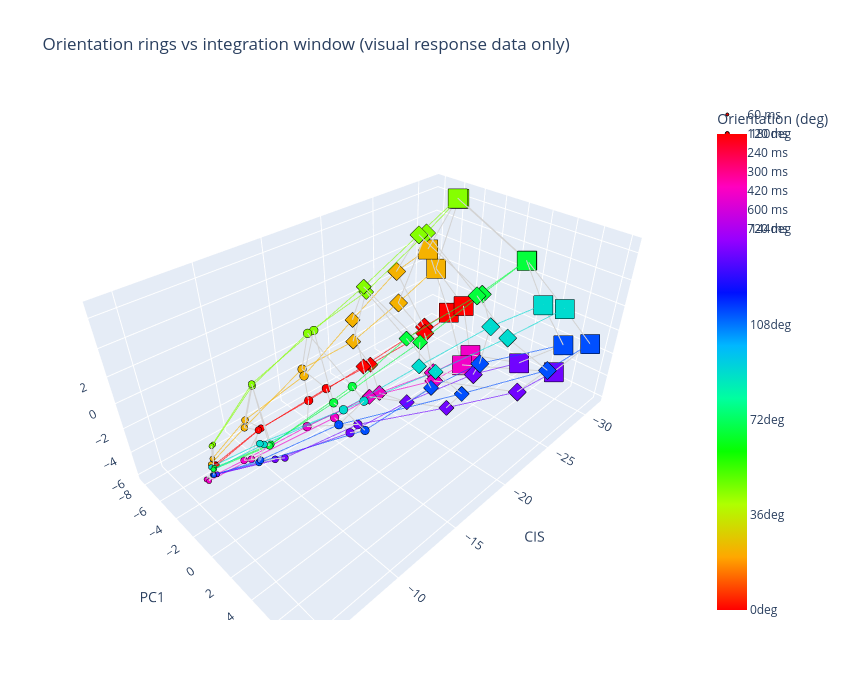

Notebook source saved alongside this figure:
### Code cell
# 3D plotly: rings of orientation responses at increasing integration windows,
# with longitudinal lines connecting matching orientations across rings so the
# stack looks like a cone.
# Uses the same (CIS, PC1, PC2) projection `proj` built in cell 6.
import plotly.graph_objects as go

RING_MARKER_SZ  = {60: 3, 120: 4, 240: 5, 300: 5, 420: 6, 600: 8, 720: 10}
RING_SYMBOLS    = {60: 'circle', 120: 'circle', 240: 'circle', 300: 'diamond', 420: 'diamond', 600: 'square', 720: 'square'}
doubled         = (np.array(visual_orientation_degs) * 2) % 360

ring_pts = {}  # vis_time -> (n_orient, 3) projected points

fig = go.Figure()
for vis_time in vis_times:
    targets_vt   = sum_responses[:, :, :vis_time // 10].sum(axis=2)   # (n_orient, n_neurons)
    targets_proj = targets_vt @ proj                                  # (n_orient, 3)
    ring_pts[vis_time] = targets_proj

    # Close the ring by repeating the first point.
    xs = np.concatenate([targets_proj[:, 0], targets_proj[:1, 0]])
    ys = np.concatenate([targets_proj[:, 1], targets_proj[:1, 1]])
    zs = np.concatenate([targets_proj[:, 2], targets_proj[:1, 2]])

    fig.add_trace(go.Scatter3d(
        x=xs, y=ys, z=zs,
        mode='lines',
        line=dict(color='lightgray', width=2),
        showlegend=False, hoverinfo='skip',
    ))
    fig.add_trace(go.Scatter3d(
        x=targets_proj[:, 0], y=targets_proj[:, 1], z=targets_proj[:, 2],
        mode='markers',
        marker=dict(
            size=RING_MARKER_SZ[vis_time],
            symbol=RING_SYMBOLS[vis_time],
            color=doubled, colorscale='HSV', cmin=0, cmax=360,
            line=dict(color='black', width=1),
            colorbar=(dict(
                title='Orientation (deg)',
                tickvals=np.arange(0, 361, 72),
                ticktext=[f'{int(v/2)}deg' for v in np.arange(0, 361, 72)],
            ) if vis_time == vis_times[0] else None),
        ),
        name=f'{vis_time} ms',
        text=[f'{int(o)}deg, {vis_time} ms' for o in visual_orientation_degs],
        hovertemplate='%{text}<extra></extra>',
    ))

# Longitudinal "cone" lines: for each orientation, connect its point across
# all vis_times in order. One Scatter3d trace per orientation, colored by
# the doubled-orientation HSV value so spokes match the ring colors.
sorted_vts = sorted(vis_times)
import plotly.colors as pc
hsv_scale = pc.get_colorscale('HSV')
for o_idx in range(len(visual_orientation_degs)):
    xs = [ring_pts[vt][o_idx, 0] for vt in sorted_vts]
    ys = [ring_pts[vt][o_idx, 1] for vt in sorted_vts]
    zs = [ring_pts[vt][o_idx, 2] for vt in sorted_vts]
    spoke_color = pc.sample_colorscale(hsv_scale, doubled[o_idx] / 360.0)[0]
    fig.add_trace(go.Scatter3d(
        x=xs, y=ys, z=zs,
        mode='lines',
        line=dict(color=spoke_color, width=2),
        opacity=0.6,
        showlegend=False, hoverinfo='skip',
    ))

fig.update_layout(
    title='Orientation rings vs integration window (visual response data only)',
    scene=dict(xaxis_title='CIS', yaxis_title='PC1', zaxis_title='PC2',
               aspectmode='data'),
    width=850, height=700,
)
fig.show()

### Figure 1 — Plotly figure (JSON) as saved in the notebook; plotly's stock layout.template omitted (floating-point values rounded to 4 significant figures)
{"data": [{"hoverinfo": "skip", "line": {"color": "lightgray", "width": 2}, "mode": "lines", "showlegend": false, "type": "scatter3d", "x": [-4.852, -4.941, -5.142, -4.559, -4.467, -4.386, -4.488, -4.251, -4.858, -4.766, -5.306, -4.461, -4.526, -4.399, -4.658, -4.223, -4.852], "y": [0.01195, -0.5501, -0.7638, 0.2776, 0.1316, 0.3108, 0.2343, -0.02344, -0.1229, -0.5092, -0.882, 0.3652, 0.2974, 0.4018, 0.2634, -0.2282, 0.01195], "z": [-0.05382, -0.03082, 0.6274, 0.1323, 0.1544, -0.2401, -0.3809, -0.8466, -0.0755, -0.2966, 0.5541, 0.1507, 0.07384, -0.2012, -0.4197, -0.8545, -0.05382]}, {"hovertemplate": "%{text}<extra></extra>", "marker": {"cmax": 360, "cmin": 0, "color": [0.0, 45.0, 90.0, 135.0, 180.0, 225.0, 270.0, 315.0, 0.0, 45.0, 90.0, 135.0, 180.0, 225.0, 270.0, 315.0], "colorbar": {"ticktext": ["0deg", "36deg", "72deg", "108deg", "144deg", "180deg"], "tickvals": [0, 72, 144, 216, 288, 360], "title": {"text": "Orientation (deg)"}}, "colorscale": [[0, "#ff0000"], [0.1111, "#ffa700"], [0.2222, "#afff00"], [0.3333, "#08ff00"], [0.4444, "#00ff9f"], [0.5556, "#00b7ff"], [0.6667, "#0010ff"], [0.7778, "#9700ff"], [0.8889, "#ff00bf"], [1, "#ff0000"]], "line": {"color": "black", "width": 1}, "size": 3, "symbol": "circle"}, "mode": "markers", "name": "60 ms", "text": ["0deg, 60 ms", "22deg, 60 ms", "45deg, 60 ms", "67deg, 60 ms", "90deg, 60 ms", "112deg, 60 ms", "135deg, 60 ms", "157deg, 60 ms", "180deg, 60 ms", "202deg, 60 ms", "225deg, 60 ms", "247deg, 60 ms", "270deg, 60 ms", "292deg, 60 ms", "315deg, 60 ms", "337deg, 60 ms"], "type": "scatter3d", "x": [-4.852, -4.941, -5.142, -4.559, -4.467, -4.386, -4.488, -4.251, -4.858, -4.766, -5.306, -4.461, -4.526, -4.399, -4.658, -4.223], "y": [0.01195, -0.5501, -0.7638, 0.2776, 0.1316, 0.3108, 0.2343, -0.02344, -0.1229, -0.5092, -0.882, 0.3652, 0.2974, 0.4018, 0.2634, -0.2282], "z": [-0.05382, -0.03082, 0.6274, 0.1323, 0.1544, -0.2401, -0.3809, -0.8466, -0.0755, -0.2966, 0.5541, 0.1507, 0.07384, -0.2012, -0.4197, -0.8545]}, {"hoverinfo": "skip", "line": {"color": "lightgray", "width": 2}, "mode": "lines", "showlegend": false, "type": "scatter3d", "x": [-8.359, -8.328, -8.742, -7.509, -6.985, -6.654, -7.995, -7.372, -8.155, -8.125, -8.813, -7.425, -7.157, -6.764, -8.51, -6.935, -8.359], "y": [-0.8919, -2.534, -1.83, 1.349, 1.116, 1.297, 0.7621, -0.7968, -0.8578, -2.388, -1.93, 1.343, 1.243, 1.315, 0.9814, -0.8655, -0.8919], "z": [-0.1832, -0.5486, 2.311, 0.5909, 0.8324, -0.207, -1.27, -1.909, -0.182, -0.9353, 2.079, 0.5317, 0.7422, -0.1062, -1.367, -1.746, -0.1832]}, {"hovertemplate": "%{text}<extra></extra>", "marker": {"cmax": 360, "cmin": 0, "color": [0.0, 45.0, 90.0, 135.0, 180.0, 225.0, 270.0, 315.0, 0.0, 45.0, 90.0, 135.0, 180.0, 225.0, 270.0, 315.0], "colorscale": [[0, "#ff0000"], [0.1111, "#ffa700"], [0.2222, "#afff00"], [0.3333, "#08ff00"], [0.4444, "#00ff9f"], [0.5556, "#00b7ff"], [0.6667, "#0010ff"], [0.7778, "#9700ff"], [0.8889, "#ff00bf"], [1, "#ff0000"]], "line": {"color": "black", "width": 1}, "size": 4, "symbol": "circle"}, "mode": "markers", "name": "120 ms", "text": ["0deg, 120 ms", "22deg, 120 ms", "45deg, 120 ms", "67deg, 120 ms", "90deg, 120 ms", "112deg, 120 ms", "135deg, 120 ms", "157deg, 120 ms", "180deg, 120 ms", "202deg, 120 ms", "225deg, 120 ms", "247deg, 120 ms", "270deg, 120 ms", "292deg, 120 ms", "315deg, 120 ms", "337deg, 120 ms"], "type": "scatter3d", "x": [-8.359, -8.328, -8.742, -7.509, -6.985, -6.654, -7.995, -7.372, -8.155, -8.125, -8.813, -7.425, -7.157, -6.764, -8.51, -6.935], "y": [-0.8919, -2.534, -1.83, 1.349, 1.116, 1.297, 0.7621, -0.7968, -0.8578, -2.388, -1.93, 1.343, 1.243, 1.315, 0.9814, -0.8655], "z": [-0.1832, -0.5486, 2.311, 0.5909, 0.8324, -0.207, -1.27, -1.909, -0.182, -0.9353, 2.079, 0.5317, 0.7422, -0.1062, -1.367, -1.746]}, {"hoverinfo": "skip", "line": {"color": "lightgray", "width": 2}, "mode": "lines", "showlegend": false, "type": "scatter3d", "x": [-13.21, -13.63, -14.24, -11.47, -11.55, -12.15, -12.85, -13.5, -13.91, -13.78, -13.27, -13.23, -13.26, -11.67, -13.69, -12.0, -13.21], "y": [-2.716, -3.562, -2.922, 2.044, 2.77, 3.857, 1.719, -0.486, -1.661, -3.912, -2.279, 1.657, 2.603, 2.136, 1.521, -1.476, -2.716], "z": [-1.945, -0.6075, 2.937, 1.607, 1.478, 0.2515, -1.725, -2.243, -0.7592, -0.3082, 3.459, 1.584, 1.019, -0.09099, -1.705, -2.682, -1.945]}, {"hovertemplate": "%{text}<extra></extra>", "marker": {"cmax": 360, "cmin": 0, "color": [0.0, 45.0, 90.0, 135.0, 180.0, 225.0, 270.0, 315.0, 0.0, 45.0, 90.0, 135.0, 180.0, 225.0, 270.0, 315.0], "colorscale": [[0, "#ff0000"], [0.1111, "#ffa700"], [0.2222, "#afff00"], [0.3333, "#08ff00"], [0.4444, "#00ff9f"], [0.5556, "#00b7ff"], [0.6667, "#0010ff"], [0.7778, "#9700ff"], [0.8889, "#ff00bf"], [1, "#ff0000"]], "line": {"color": "black", "width": 1}, "size": 5, "symbol": "circle"}, "mode": "markers", "name": "240 ms", "text": ["0deg, 240 ms", "22deg, 240 ms", "45deg, 240 ms", "67deg, 240 ms", "90deg, 240 ms", "112deg, 240 ms", "135deg, 240 ms", "157deg, 240 ms", "180deg, 240 ms", "202deg, 240 ms", "225deg, 240 ms", "247deg, 240 ms", "270deg, 240 ms", "292deg, 240 ms", "315deg, 240 ms", "337deg, 240 ms"], "type": "scatter3d", "x": [-13.21, -13.63, -14.24, -11.47, -11.55, -12.15, -12.85, -13.5, -13.91, -13.78, -13.27, -13.23, -13.26, -11.67, -13.69, -12.0], "y": [-2.716, -3.562, -2.922, 2.044, 2.77, 3.857, 1.719, -0.486, -1.661, -3.912, -2.279, 1.657, 2.603, 2.136, 1.521, -1.476], "z": [-1.945, -0.6075, 2.937, 1.607, 1.478, 0.2515, -1.725, -2.243, -0.7592, -0.3082, 3.459, 1.584, 1.019, -0.09099, -1.705, -2.682]}, {"hoverinfo": "skip", "line": {"color": "lightgray", "width": 2}, "mode": "lines", "showlegend": false, "type": "scatter3d", "x": [-18.6, -19.33, -18.77, -18.75, -17.22, -18.29, -18.01, -18.27, -19.09, -18.88, -19.21, -17.85, -18.04, -18.74, -20.07, -17.1, -18.6], "y": [-3.245, -5.049, -3.179, 1.911, 3.253, 3.383, 1.588, -1.287, -3.03, -4.556, -3.422, 1.593, 3.885, 5.474, 3.321, -1.054, -3.245], "z": [-2.222, 0.57, 4.169, 2.2, 1.822, -0.3369, -2.367, -3.334, -2.193, -0.8348, 3.513, 2.752, 1.304, 0.09838, -3.051, -2.885, -2.222]}, {"hovertemplate": "%{text}<extra></extra>", "marker": {"cmax": 360, "cmin": 0, "color": [0.0, 45.0, 90.0, 135.0, 180.0, 225.0, 270.0, 315.0, 0.0, 45.0, 90.0, 135.0, 180.0, 225.0, 270.0, 315.0], "colorscale": [[0, "#ff0000"], [0.1111, "#ffa700"], [0.2222, "#afff00"], [0.3333, "#08ff00"], [0.4444, "#00ff9f"], [0.5556, "#00b7ff"], [0.6667, "#0010ff"], [0.7778, "#9700ff"], [0.8889, "#ff00bf"], [1, "#ff0000"]], "line": {"color": "black", "width": 1}, "size": 5, "symbol": "diamond"}, "mode": "markers", "name": "300 ms", "text": ["0deg, 300 ms", "22deg, 300 ms", "45deg, 300 ms", "67deg, 300 ms", "90deg, 300 ms", "112deg, 300 ms", "135deg, 300 ms", "157deg, 300 ms", "180deg, 300 ms", "202deg, 300 ms", "225deg, 300 ms", "247deg, 300 ms", "270deg, 300 ms", "292deg, 300 ms", "315deg, 300 ms", "337deg, 300 ms"], "type": "scatter3d", "x": [-18.6, -19.33, -18.77, -18.75, -17.22, -18.29, -18.01, -18.27, -19.09, -18.88, -19.21, -17.85, -18.04, -18.74, -20.07, -17.1], "y": [-3.245, -5.049, -3.179, 1.911, 3.253, 3.383, 1.588, -1.287, -3.03, -4.556, -3.422, 1.593, 3.885, 5.474, 3.321, -1.054], "z": [-2.222, 0.57, 4.169, 2.2, 1.822, -0.3369, -2.367, -3.334, -2.193, -0.8348, 3.513, 2.752, 1.304, 0.09838, -3.051, -2.885]}, {"hoverinfo": "skip", "line": {"color": "lightgray", "width": 2}, "mode": "lines", "showlegend": false, "type": "scatter3d", "x": [-26.4, -25.98, -24.68, -24.59, -22.6, -22.6, -24.85, -24.89, -25.79, -25.59, -26.7, -23.64, -23.23, -24.31, -26.79, -23.0, -26.4], "y": [-4.436, -7.176, -3.78, 2.121, 4.419, 3.88, 1.849, -2.012, -3.851, -6.569, -4.857, 2.396, 5.368, 7.927, 4.551, -0.3478, -4.436], "z": [-2.915, 1.202, 5.768, 3.394, 2.755, -0.3887, -3.538, -5.406, -2.963, -1.23, 4.94, 3.769, 2.05, 0.2622, -4.752, -4.309, -2.915]}, {"hovertemplate": "%{text}<extra></extra>", "marker": {"cmax": 360, "cmin": 0, "color": [0.0, 45.0, 90.0, 135.0, 180.0, 225.0, 270.0, 315.0, 0.0, 45.0, 90.0, 135.0, 180.0, 225.0, 270.0, 315.0], "colorscale": [[0, "#ff0000"], [0.1111, "#ffa700"], [0.2222, "#afff00"], [0.3333, "#08ff00"], [0.4444, "#00ff9f"], [0.5556, "#00b7ff"], [0.6667, "#0010ff"], [0.7778, "#9700ff"], [0.8889, "#ff00bf"], [1, "#ff0000"]], "line": {"color": "black", "width": 1}, "size": 6, "symbol": "diamond"}, "mode": "markers", "name": "420 ms", "text": ["0deg, 420 ms", "22deg, 420 ms", "45deg, 420 ms", "67deg, 420 ms", "90deg, 420 ms", "112deg, 420 ms", "135deg, 420 ms", "157deg, 420 ms", "180deg, 420 ms", "202deg, 420 ms", "225deg, 420 ms", "247deg, 420 ms", "270deg, 420 ms", "292deg, 420 ms", "315deg, 420 ms", "337deg, 420 ms"], "type": "scatter3d", "x": [-26.4, -25.98, -24.68, -24.59, -22.6, -22.6, -24.85, -24.89, -25.79, -25.59, -26.7, -23.64, -23.23, -24.31, -26.79, -23.0], "y": [-4.436, -7.176, -3.78, 2.121, 4.419, 3.88, 1.849, -2.012, -3.851, -6.569, -4.857, 2.396, 5.368, 7.927, 4.551, -0.3478], "z": [-2.915, 1.202, 5.768, 3.394, 2.755, -0.3887, -3.538, -5.406, -2.963, -1.23, 4.94, 3.769, 2.05, 0.2622, -4.752, -4.309]}, {"hoverinfo": "skip", "line": {"color": "lightgray", "width": 2}, "mode": "lines", "showlegend": false, "type": "scatter3d", "x": [-30.86, -30.82, -30.16, -28.99, -26.69, -28.18, -29.37, -29.63, -31.33, -31.02, -31.01, -29.08, -28.3, -29.29, -31.47, -27.44, -30.86], "y": [-5.602, -8.218, -4.904, 2.452, 5.552, 6.754, 2.825, -2.036, -4.435, -7.404, -5.425, 2.439, 6.293, 8.127, 4.768, -1.184, -5.602], "z": [-3.925, 1.143, 6.647, 4.454, 3.13, -0.1757, -4.283, -6.02, -2.983, -0.4288, 6.248, 4.434, 2.47, 0.04792, -5.227, -5.531, -3.925]}, {"hovertemplate": "%{text}<extra></extra>", "marker": {"cmax": 360, "cmin": 0, "color": [0.0, 45.0, 90.0, 135.0, 180.0, 225.0, 270.0, 315.0, 0.0, 45.0, 90.0, 135.0, 180.0, 225.0, 270.0, 315.0], "colorscale": [[0, "#ff0000"], [0.1111, "#ffa700"], [0.2222, "#afff00"], [0.3333, "#08ff00"], [0.4444, "#00ff9f"], [0.5556, "#00b7ff"], [0.6667, "#0010ff"], [0.7778, "#9700ff"], [0.8889, "#ff00bf"], [1, "#ff0000"]], "line": {"color": "black", "width": 1}, "size": 8, "symbol": "square"}, "mode": "markers", "name": "600 ms", "text": ["0deg, 600 ms", "22deg, 600 ms", "45deg, 600 ms", "67deg, 600 ms", "90deg, 600 ms", "112deg, 600 ms", "135deg, 600 ms", "157deg, 600 ms", "180deg, 600 ms", "202deg, 600 ms", "225deg, 600 ms", "247deg, 600 ms", "270deg, 600 ms", "292deg, 600 ms", "315deg, 600 ms", "337deg, 600 ms"], "type": "scatter3d", "x": [-30.86, -30.82, -30.16, -28.99, -26.69, -28.18, -29.37, -29.63, -31.33, -31.02, -31.01, -29.08, -28.3, -29.29, -31.47, -27.44], "y": [-5.602, -8.218, -4.904, 2.452, 5.552, 6.754, 2.825, -2.036, -4.435, -7.404, -5.425, 2.439, 6.293, 8.127, 4.768, -1.184], "z": [-3.925, 1.143, 6.647, 4.454, 3.13, -0.1757, -4.283, -6.02, -2.983, -0.4288, 6.248, 4.434, 2.47, 0.04792, -5.227, -5.531]}, {"hoverinfo": "skip", "line": {"color": "lightgray", "width": 2}, "mode": "lines", "showlegend": false, "type": "scatter3d", "x": [-30.86, -30.82, -30.16, -28.99, -26.69, -28.18, -29.37, -29.63, -31.33, -31.02, -31.01, -29.08, -28.3, -29.29, -31.47, -27.44, -30.86], "y": [-5.602, -8.218, -4.904, 2.452, 5.552, 6.754, 2.825, -2.036, -4.435, -7.404, -5.425, 2.439, 6.293, 8.127, 4.768, -1.184, -5.602], "z": [-3.925, 1.143, 6.647, 4.454, 3.13, -0.1757, -4.283, -6.02, -2.983, -0.4288, 6.248, 4.434, 2.47, 0.04792, -5.227, -5.531, -3.925]}, {"hovertemplate": "%{text}<extra></extra>", "marker": {"cmax": 360, "cmin": 0, "color": [0.0, 45.0, 90.0, 135.0, 180.0, 225.0, 270.0, 315.0, 0.0, 45.0, 90.0, 135.0, 180.0, 225.0, 270.0, 315.0], "colorscale": [[0, "#ff0000"], [0.1111, "#ffa700"], [0.2222, "#afff00"], [0.3333, "#08ff00"], [0.4444, "#00ff9f"], [0.5556, "#00b7ff"], [0.6667, "#0010ff"], [0.7778, "#9700ff"], [0.8889, "#ff00bf"], [1, "#ff0000"]], "line": {"color": "black", "width": 1}, "size": 10, "symbol": "square"}, "mode": "markers", "name": "720 ms", "text": ["0deg, 720 ms", "22deg, 720 ms", "45deg, 720 ms", "67deg, 720 ms", "90deg, 720 ms", "112deg, 720 ms", "135deg, 720 ms", "157deg, 720 ms", "180deg, 720 ms", "202deg, 720 ms", "225deg, 720 ms", "247deg, 720 ms", "270deg, 720 ms", "292deg, 720 ms", "315deg, 720 ms", "337deg, 720 ms"], "type": "scatter3d", "x": [-30.86, -30.82, -30.16, -28.99, -26.69, -28.18, -29.37, -29.63, -31.33, -31.02, -31.01, -29.08, -28.3, -29.29, -31.47, -27.44], "y": [-5.602, -8.218, -4.904, 2.452, 5.552, 6.754, 2.825, -2.036, -4.435, -7.404, -5.425, 2.439, 6.293, 8.127, 4.768, -1.184], "z": [-3.925, 1.143, 6.647, 4.454, 3.13, -0.1757, -4.283, -6.02, -2.983, -0.4288, 6.248, 4.434, 2.47, 0.04792, -5.227, -5.531]}, {"hoverinfo": "skip", "line": {"color": "rgb(255, 0, 0)", "width": 2}, "mode": "lines", "opacity": 0.6, "showlegend": false, "type": "scatter3d", "x": [-4.852, -8.359, -13.21, -18.6, -26.4, -30.86, -30.86], "y": [0.01195, -0.8919, -2.716, -3.245, -4.436, -5.602, -5.602], "z": [-0.05382, -0.1832, -1.945, -2.222, -2.915, -3.925, -3.925]}, {"hoverinfo": "skip", "line": {"color": "rgb(245, 178, 0)", "width": 2}, "mode": "lines", "opacity": 0.6, "showlegend": false, "type": "scatter3d", "x": [-4.941, -8.328, -13.63, -19.33, -25.98, -30.82, -30.82], "y": [-0.5501, -2.534, -3.562, -5.049, -7.176, -8.218, -8.218], "z": [-0.03082, -0.5486, -0.6075, 0.57, 1.202, 1.143, 1.143]}, {"hoverinfo": "skip", "line": {"color": "rgb(133, 255, 0)", "width": 2}, "mode": "lines", "opacity": 0.6, "showlegend": false, "type": "scatter3d", "x": [-5.142, -8.742, -14.24, -18.77, -24.68, -30.16, -30.16], "y": [-0.7638, -1.83, -2.922, -3.179, -3.78, -4.904, -4.904], "z": [0.6274, 2.311, 2.937, 4.169, 5.768, 6.647, 6.647]}, {"hoverinfo": "skip", "line": {"color": "rgb(5, 255, 60)", "width": 2}, "mode": "lines", "opacity": 0.6, "showlegend": false, "type": "scatter3d", "x": [-4.559, -7.509, -11.47, -18.75, -24.59, -28.99, -28.99], "y": [0.2776, 1.349, 2.044, 1.911, 2.121, 2.452, 2.452], "z": [0.1323, 0.5909, 1.607, 2.2, 3.394, 4.454, 4.454]}, {"hoverinfo": "skip", "line": {"color": "rgb(0, 219, 207)", "width": 2}, "mode": "lines", "opacity": 0.6, "showlegend": false, "type": "scatter3d", "x": [-4.467, -6.985, -11.55, -17.22, -22.6, -26.69, -26.69], "y": [0.1316, 1.116, 2.77, 3.253, 4.419, 5.552, 5.552], "z": [0.1544, 0.8324, 1.478, 1.822, 2.755, 3.13, 3.13]}, {"hoverinfo": "skip", "line": {"color": "rgb(0, 79, 255)", "width": 2}, "mode": "lines", "opacity": 0.6, "showlegend": false, "type": "scatter3d", "x": [-4.386, -6.654, -12.15, -18.29, -22.6, -28.18, -28.18], "y": [0.3108, 1.297, 3.857, 3.383, 3.88, 6.754, 6.754], "z": [-0.2401, -0.207, 0.2515, -0.3369, -0.3887, -0.1757, -0.1757]}, {"hoverinfo": "skip", "line": {"color": "rgb(113, 4, 255)", "width": 2}, "mode": "lines", "opacity": 0.6, "showlegend": false, "type": "scatter3d", "x": [-4.488, -7.995, -12.85, -18.01, -24.85, -29.37, -29.37], "y": [0.2343, 0.7621, 1.719, 1.588, 1.849, 2.825, 2.825], "z": [-0.3809, -1.27, -1.725, -2.367, -3.538, -4.283, -4.283]}, {"hoverinfo": "skip", "line": {"color": "rgb(242, 0, 199)", "width": 2}, "mode": "lines", "opacity": 0.6, "showlegend": false, "type": "scatter3d", "x": [-4.251, -7.372, -13.5, -18.27, -24.89, -29.63, -29.63], "y": [-0.02344, -0.7968, -0.486, -1.287, -2.012, -2.036, -2.036], "z": [-0.8466, -1.909, -2.243, -3.334, -5.406, -6.02, -6.02]}, {"hoverinfo": "skip", "line": {"color": "rgb(255, 0, 0)", "width": 2}, "mode": "lines", "opacity": 0.6, "showlegend": false, "type": "scatter3d", "x": [-4.858, -8.155, -13.91, -19.09, -25.79, -31.33, -31.33], "y": [-0.1229, -0.8578, -1.661, -3.03, -3.851, -4.435, -4.435], "z": [-0.0755, -0.182, -0.7592, -2.193, -2.963, -2.983, -2.983]}, {"hoverinfo": "skip", "line": {"color": "rgb(245, 178, 0)", "width": 2}, "mode": "lines", "opacity": 0.6, "showlegend": false, "type": "scatter3d", "x": [-4.766, -8.125, -13.78, -18.88, -25.59, -31.02, -31.02], "y": [-0.5092, -2.388, -3.912, -4.556, -6.569, -7.404, -7.404], "z": [-0.2966, -0.9353, -0.3082, -0.8348, -1.23, -0.4288, -0.4288]}, {"hoverinfo": "skip", "line": {"color": "rgb(133, 255, 0)", "width": 2}, "mode": "lines", "opacity": 0.6, "showlegend": false, "type": "scatter3d", "x": [-5.306, -8.813, -13.27, -19.21, -26.7, -31.01, -31.01], "y": [-0.882, -1.93, -2.279, -3.422, -4.857, -5.425, -5.425], "z": [0.5541, 2.079, 3.459, 3.513, 4.94, 6.248, 6.248]}, {"hoverinfo": "skip", "line": {"color": "rgb(5, 255, 60)", "width": 2}, "mode": "lines", "opacity": 0.6, "showlegend": false, "type": "scatter3d", "x": [-4.461, -7.425, -13.23, -17.85, -23.64, -29.08, -29.08], "y": [0.3652, 1.343, 1.657, 1.593, 2.396, 2.439, 2.439], "z": [0.1507, 0.5317, 1.584, 2.752, 3.769, 4.434, 4.434]}, {"hoverinfo": "skip", "line": {"color": "rgb(0, 219, 207)", "width": 2}, "mode": "lines", "opacity": 0.6, "showlegend": false, "type": "scatter3d", "x": [-4.526, -7.157, -13.26, -18.04, -23.23, -28.3, -28.3], "y": [0.2974, 1.243, 2.603, 3.885, 5.368, 6.293, 6.293], "z": [0.07384, 0.7422, 1.019, 1.304, 2.05, 2.47, 2.47]}, {"hoverinfo": "skip", "line": {"color": "rgb(0, 79, 255)", "width": 2}, "mode": "lines", "opacity": 0.6, "showlegend": false, "type": "scatter3d", "x": [-4.399, -6.764, -11.67, -18.74, -24.31, -29.29, -29.29], "y": [0.4018, 1.315, 2.136, 5.474, 7.927, 8.127, 8.127], "z": [-0.2012, -0.1062, -0.09099, 0.09838, 0.2622, 0.04792, 0.04792]}, {"hoverinfo": "skip", "line": {"color": "rgb(113, 4, 255)", "width": 2}, "mode": "lines", "opacity": 0.6, "showlegend": false, "type": "scatter3d", "x": [-4.658, -8.51, -13.69, -20.07, -26.79, -31.47, -31.47], "y": [0.2634, 0.9814, 1.521, 3.321, 4.551, 4.768, 4.768], "z": [-0.4197, -1.367, -1.705, -3.051, -4.752, -5.227, -5.227]}, {"hoverinfo": "skip", "line": {"color": "rgb(242, 0, 199)", "width": 2}, "mode": "lines", "opacity": 0.6, "showlegend": false, "type": "scatter3d", "x": [-4.223, -6.935, -12.0, -17.1, -23.0, -27.44, -27.44], "y": [-0.2282, -0.8655, -1.476, -1.054, -0.3478, -1.184, -1.184], "z": [-0.8545, -1.746, -2.682, -2.885, -4.309, -5.531, -5.531]}], "layout": {"height": 700, "scene": {"aspectmode": "data", "xaxis": {"title": {"text": "CIS"}}, "yaxis": {"title": {"text": "PC1"}}, "zaxis": {"title": {"text": "PC2"}}}, "title": {"text": "Orientation rings vs integration window (visual response data only)"}, "width": 850}}
